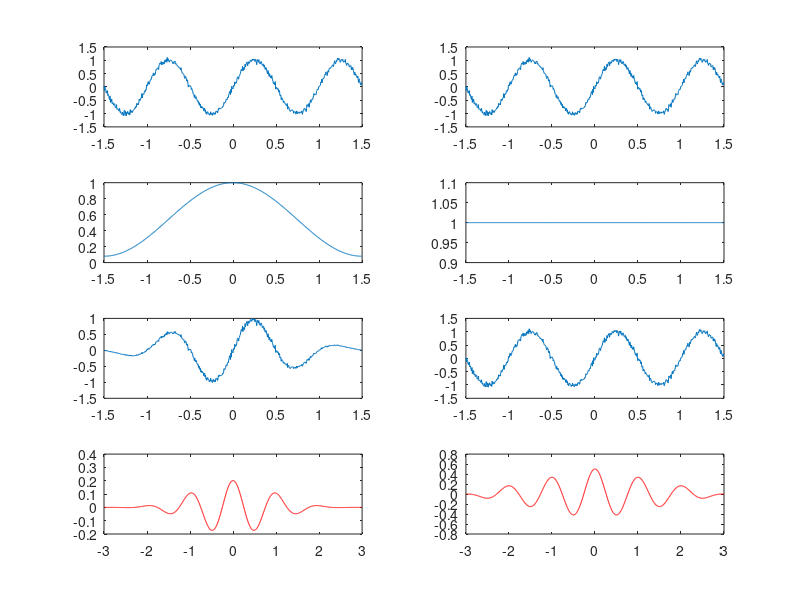
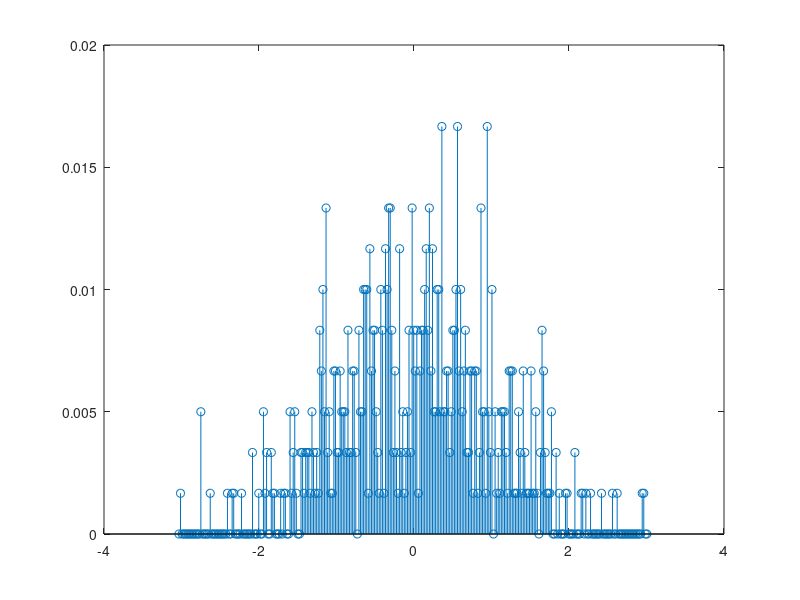

The MATLAB script that drew these images, in order:
% Exersice 2 begins!!
close all;
clear all;
% Plotting the sine wave
N = 600;
freq = 1;
Fs = 200;
t = (-N/2:N/2-1)*1/Fs;
y = sin(2*pi*freq*t) + 0.05.*(randn(size(t)));

% figure = figure('Position', [250, 250, 2000, 2000]);
subplot(4,2,1);
plot(t,y);

subplot(4,2,2);
plot(t,y);


% link: https://download.ni.com/evaluation/pxi/Understanding%20FFTs
%20and%20Windowing.pdf


%  Generating the windows
% Imprtant to keep the length as number of samples
ham = hamming(length(t));
subplot(4,2,3);
plot(t, ham)

rect = rectwin(length(t));
subplot(4,2,4);
plot(t, rect)


% Now we have to apply the windows on the given signal
% Important concept
hammedSignal = y.*ham';
subplot(4,2,5);
plot(t, hammedSignal);

rectSignal = y.*rect';
subplot(4,2,6);
plot(t, rectSignal); 

% Finding the a.c.f
[acfOfHammesSignaal, lags] = xcorr(hammedSignal, 'biased');

% IMPORTANT, this is the way you have to normalize it
tau = lags*1/Fs;
subplot(4,2,7);
plot(tau, acfOfHammesSignaal, 'r');

% Finding the a.c.f
% As acf of the signal by itself
%  what will be the amplitude of the acf in this case?? = (A*A)/2
[acfOfRectSignaal, lags_r] = xcorr(rectSignal, 'biased');

% IMPORTANT, this is the way you have to normalize it
tau_r = lags_r*1/Fs;
subplot(4,2,8);
plot(tau_r, acfOfRectSignaal, 'r');



%  Finding PDF of the random noise:

% We have to sort the noise

noise = randn(size(t));
sortedNoise = sort(noise);
lenghtOfTheSortedNoise = length(sortedNoise);

maxValue = max(sortedNoise);
minValue = min(sortedNoise);

% Will create my time axis:
%  Hit an trial to decide the spacing on the x-axis
x_axis =linspace(minValue, maxValue, length(noise)*0.5);
lengthOf_axis = length(x_axis);


% Defining the array of the pdf
pdf = zeros(size(x_axis));


for i = 1:lengthOf_axis - 1
    randomvariableLength = 0;
    for j = 1: lenghtOfTheSortedNoise
        if(sortedNoise(j) > x_axis(i) && sortedNoise(j) < x_axis(i+1))
            randomvariableLength = randomvariableLength + 1;
        end
    end
    
    pdf(i) = randomvariableLength/lenghtOfTheSortedNoise;
end

pdf(i+1) = length(find(sortedNoise > x_axis(i) & sortedNoise < x_axis(i)))/lenghtOfTheSortedNoise;


figure2=figure('Position', [150, 150, 2024, 2200]);
stem(x_axis, pdf);










